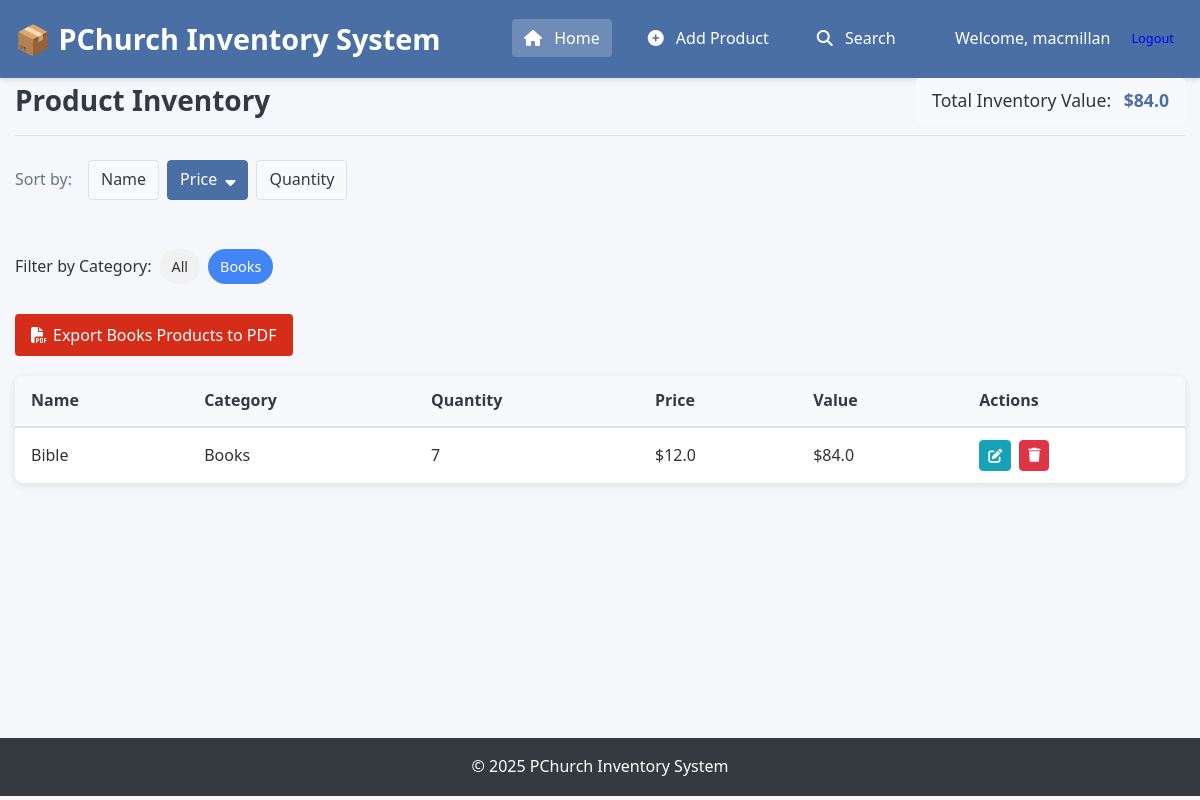
Before: /?sort=price&category=Books (signed in) with the older database file.
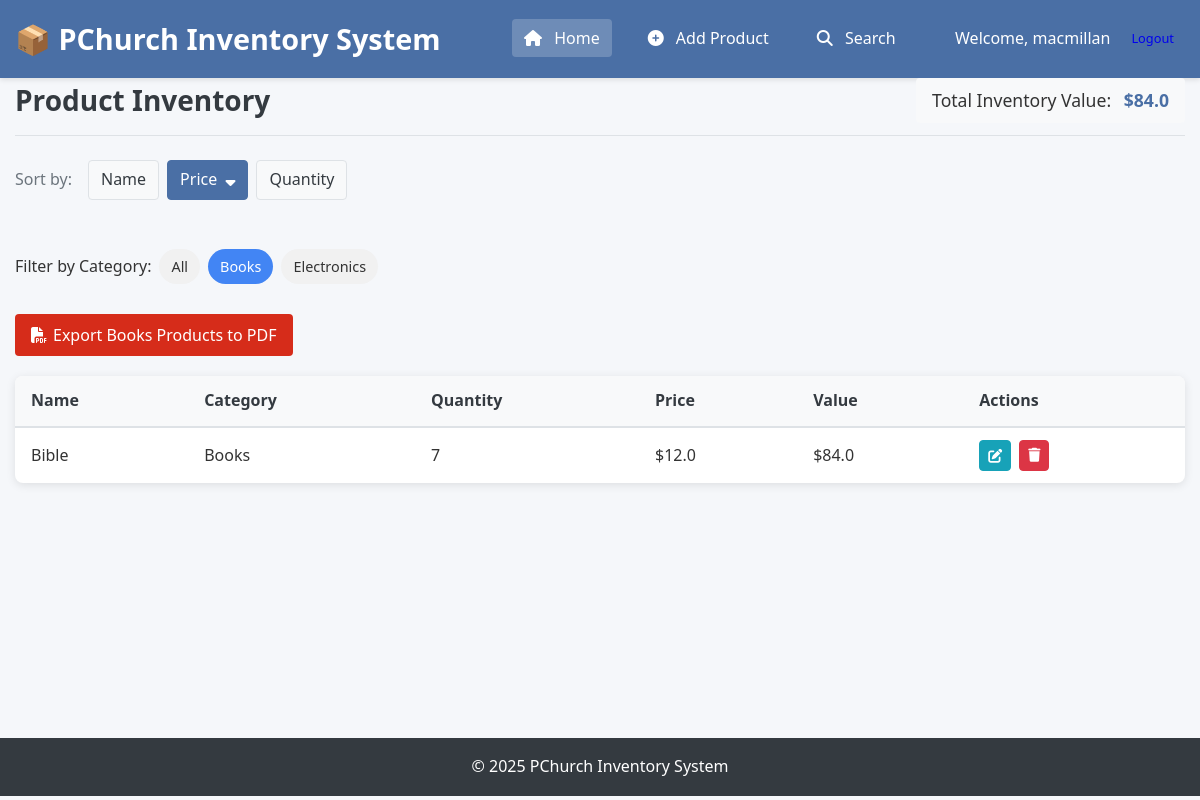
After: the same page with the newer database file.
### app/models.py (models this page shows, shortened)
class Product(db.Model):
    __tablename__ = "products"
    CATEGORIES = ["Electronics", "Clothing", "Food", "Books", "Other"]
    id = db.Column(db.Integer, primary_key=True)
    name = db.Column(db.String(100), nullable=False)
    quantity = db.Column(db.Integer, nullable=False)
    price = db.Column(db.Float, nullable=False)
    category = db.Column(db.String(50), nullable=False, default="Other")
    def get_value(self):
        return self.price * self.quantity
    @classmethod
    def get_by_category(cls, category):
        return cls.query.filter_by(category=category).all()
    @classmethod
    def get_categories(cls):
        categories = db.session.query(cls.category).distinct().all()
        categories = [cat[0] for cat in categories]
        sorted_categories = sorted([c for c in categories if c != "Other"])
        if "Other" in categories:
            sorted_categories.append("Other")
        return sorted_categories

### app/routes.py (the view)
@app.route("/")
@login_required
def index():
    sort = request.args.get("sort", "name")
    category = request.args.get("category", "")
    if category:
        products = Product.get_by_category(category)
    else:
        products = Product.get_all()
    if sort == "price":
        products.sort(key=lambda p: float(p.price))
    elif sort == "quantity":
        products.sort(key=lambda p: int(p.quantity))
    else:  # Default to name
        products.sort(key=lambda p: p.name)
    total_value = sum(p.get_value() for p in products)
    categories = Product.get_categories()
    return render_template(
        "index.html",
        products=products,
        total_value=round(total_value, 2),
        sort=sort,
        category=category,
        categories=categories,
    )

### app/__init__.py (called while the page is built)
@login_manager.user_loader
def load_user(user_id):
    from app.models import User
    return User.get_by_id(user_id)

### app/models.py (called while the page is built)
    @classmethod
    def get_by_id(cls, user_id):
        return cls.query.get(str(user_id))

### app/templates/index.html (shortened to what this page needs)
{% extends 'base.html' %}
{% block content %}
<section class="page-header">
    <h2>Product Inventory</h2>
    <div class="total-value">
        <span>Total Inventory Value:</span>
        <strong>${{ total_value }}</strong>
    </div>
</section>
<section class="filters-container">
    <div class="sort-controls">
        <span>Sort by:</span>
        <a href="{{ url_for('index', sort='name', category=category) }}" class="sort-btn {% if sort == 'name' %}active{% endif %}">Name {% if sort == 'name' %}<i class="fas fa-sort-down"></i>{% endif %}</a>
        <a href="{{ url_for('index', sort='price', category=category) }}" class="sort-btn {% if sort == 'price' %}active{% endif %}">Price {% if sort == 'price' %}<i class="fas fa-sort-down"></i>{% endif %}</a>
        <a href="{{ url_for('index', sort='quantity', category=category) }}" class="sort-btn {% if sort == 'quantity' %}active{% endif %}">Quantity {% if sort == 'quantity' %}<i class="fas fa-sort-down"></i>{% endif %}</a>
    </div>
    <div class="category-filter">
        <span>Filter by Category:</span>
        <a href="{{ url_for('index', sort=sort) }}" class="category-btn {% if not category %}active{% endif %}">All</a>
        {% for cat in categories %}
        <a href="{{ url_for('index', sort=sort, category=cat) }}" class="category-btn {% if category == cat %}active{% endif %}">{{ cat }}</a>
        {% endfor %}
    </div>
    <div class="export-controls">
        {% if products %}
        {% if category %}
        <a href="{{ url_for('export_pdf', category=category) }}" class="btn btn-export" target="_blank">
            <i class="fas fa-file-pdf"></i> Export {{ category }} Products to PDF
        </a>
        {% else %}
        <a href="{{ url_for('export_pdf') }}" class="btn btn-export" target="_blank">
            <i class="fas fa-file-pdf"></i> Export All Products to PDF
        </a>
        {% endif %}
        {% endif %}
    </div>
</section>
{% if products %}
<div class="table-container">
    <table class="product-table">
        <thead>
            <tr>
                <th>Name</th>
                <th>Category</th>
                <th>Quantity</th>
                <th>Price</th>
                <th>Value</th>
                <th>Actions</th>
            </tr>
        </thead>
        <tbody>
            {% for product in products %}
            <tr>
                <td>{{ product.name }}</td>
                <td>{{ product.category }}</td>
                <td>{{ product.quantity }}</td>
                <td>${{ product.price }}</td>
                <td>${{ product.get_value() }}</td>
                <td class="actions">
                    <a href="{{ url_for('edit_product', id=product.id) }}" class="btn btn-edit" title="Edit">
                        <i class="fas fa-edit"></i>
                    </a>
                    <button class="btn btn-delete" title="Delete" onclick="confirmDelete({{ product.id }}, '{{ product.name }}')">
                        <i class="fas fa-trash"></i>
                    </button>
                </td>
            </tr>
            {% endfor %}
        </tbody>
    </table>
</div>
{% else %}
<div class="empty-state">
    <i class="fas fa-box-open fa-4x"></i>
    <p>No products in inventory yet.</p>
    <a href="{{ url_for('add_product') }}" class="btn btn-primary">Add Your First Product</a>
</div>
{% endif %}
{% endblock %}

Changed rows visible on the page:
added Product: category "Electronics", shown under "Product Inventory"
